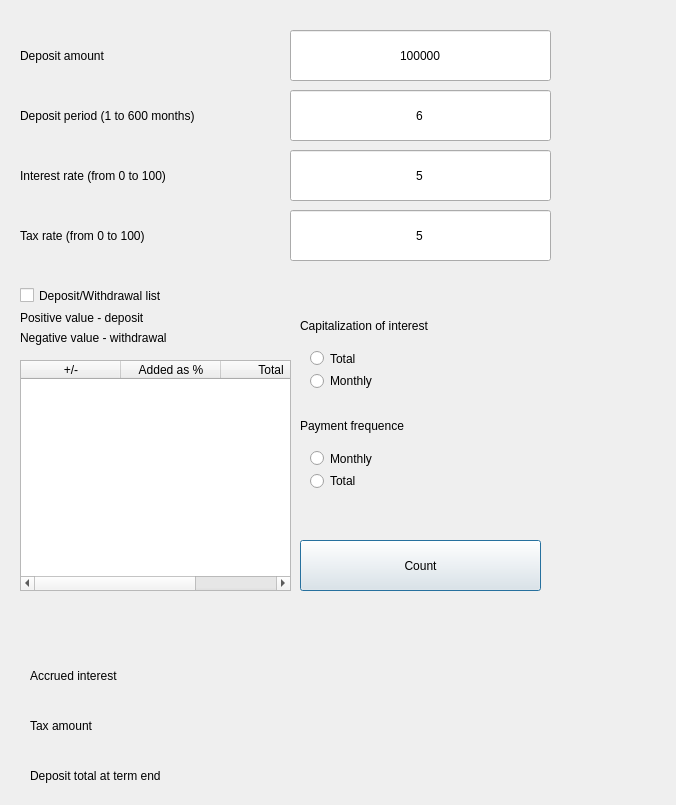
<?xml version="1.0" encoding="UTF-8"?>
<ui version="4.0">
 <class>deposit_calc</class>
 <widget class="QDialog" name="deposit_calc">
  <property name="geometry">
   <rect>
    <x>0</x>
    <y>0</y>
    <width>676</width>
    <height>805</height>
   </rect>
  </property>
  <property name="windowTitle">
   <string>Deposit Calc</string>
  </property>
  <widget class="QLabel" name="deposit_sum_label">
   <property name="geometry">
    <rect>
     <x>20</x>
     <y>40</y>
     <width>251</width>
     <height>31</height>
    </rect>
   </property>
   <property name="text">
    <string>Deposit amount</string>
   </property>
  </widget>
  <widget class="QLineEdit" name="deposit_sum">
   <property name="geometry">
    <rect>
     <x>290</x>
     <y>30</y>
     <width>261</width>
     <height>51</height>
    </rect>
   </property>
   <property name="text">
    <string>100000</string>
   </property>
   <property name="alignment">
    <set>Qt::AlignCenter</set>
   </property>
  </widget>
  <widget class="QLabel" name="deposit_sum_label_2">
   <property name="geometry">
    <rect>
     <x>20</x>
     <y>100</y>
     <width>241</width>
     <height>31</height>
    </rect>
   </property>
   <property name="text">
    <string>Deposit period (1 to 600 months)</string>
   </property>
  </widget>
  <widget class="QLineEdit" name="deposit_term">
   <property name="geometry">
    <rect>
     <x>290</x>
     <y>90</y>
     <width>261</width>
     <height>51</height>
    </rect>
   </property>
   <property name="text">
    <string>6</string>
   </property>
   <property name="alignment">
    <set>Qt::AlignCenter</set>
   </property>
  </widget>
  <widget class="QLineEdit" name="deposit_percent">
   <property name="geometry">
    <rect>
     <x>290</x>
     <y>150</y>
     <width>261</width>
     <height>51</height>
    </rect>
   </property>
   <property name="text">
    <string>5</string>
   </property>
   <property name="alignment">
    <set>Qt::AlignCenter</set>
   </property>
  </widget>
  <widget class="QLabel" name="deposit_sum_label_3">
   <property name="geometry">
    <rect>
     <x>20</x>
     <y>160</y>
     <width>231</width>
     <height>31</height>
    </rect>
   </property>
   <property name="text">
    <string>Interest rate (from 0 to 100)</string>
   </property>
  </widget>
  <widget class="QLabel" name="deposit_sum_label_4">
   <property name="geometry">
    <rect>
     <x>300</x>
     <y>310</y>
     <width>211</width>
     <height>31</height>
    </rect>
   </property>
   <property name="text">
    <string>Capitalization of interest</string>
   </property>
  </widget>
  <widget class="QLabel" name="deposit_sum_label_5">
   <property name="geometry">
    <rect>
     <x>300</x>
     <y>410</y>
     <width>211</width>
     <height>31</height>
    </rect>
   </property>
   <property name="text">
    <string>Payment frequence</string>
   </property>
  </widget>
  <widget class="QLabel" name="deposit_sum_label_6">
   <property name="geometry">
    <rect>
     <x>30</x>
     <y>660</y>
     <width>241</width>
     <height>31</height>
    </rect>
   </property>
   <property name="text">
    <string>Accrued interest</string>
   </property>
  </widget>
  <widget class="QLabel" name="interest_income">
   <property name="geometry">
    <rect>
     <x>270</x>
     <y>660</y>
     <width>251</width>
     <height>31</height>
    </rect>
   </property>
   <property name="styleSheet">
    <string notr="true"/>
   </property>
   <property name="text">
    <string/>
   </property>
   <property name="alignment">
    <set>Qt::AlignLeading|Qt::AlignLeft|Qt::AlignVCenter</set>
   </property>
  </widget>
  <widget class="QLabel" name="deposit_sum_label_7">
   <property name="geometry">
    <rect>
     <x>30</x>
     <y>710</y>
     <width>231</width>
     <height>31</height>
    </rect>
   </property>
   <property name="text">
    <string>Tax amount</string>
   </property>
  </widget>
  <widget class="QLabel" name="tax_sum">
   <property name="geometry">
    <rect>
     <x>270</x>
     <y>710</y>
     <width>251</width>
     <height>31</height>
    </rect>
   </property>
   <property name="styleSheet">
    <string notr="true"/>
   </property>
   <property name="text">
    <string/>
   </property>
   <property name="alignment">
    <set>Qt::AlignLeading|Qt::AlignLeft|Qt::AlignVCenter</set>
   </property>
  </widget>
  <widget class="QLabel" name="deposit_sum_label_8">
   <property name="geometry">
    <rect>
     <x>30</x>
     <y>760</y>
     <width>281</width>
     <height>31</height>
    </rect>
   </property>
   <property name="text">
    <string>Deposit total at term end</string>
   </property>
  </widget>
  <widget class="QLabel" name="total_deposit_sum">
   <property name="geometry">
    <rect>
     <x>270</x>
     <y>760</y>
     <width>251</width>
     <height>31</height>
    </rect>
   </property>
   <property name="text">
    <string/>
   </property>
  </widget>
  <widget class="QPushButton" name="pushButton">
   <property name="geometry">
    <rect>
     <x>300</x>
     <y>540</y>
     <width>241</width>
     <height>51</height>
    </rect>
   </property>
   <property name="text">
    <string>Count</string>
   </property>
  </widget>
  <widget class="QWidget" name="layoutWidget">
   <property name="geometry">
    <rect>
     <x>310</x>
     <y>350</y>
     <width>123</width>
     <height>39</height>
    </rect>
   </property>
   <layout class="QVBoxLayout" name="verticalLayout">
    <item>
     <widget class="QRadioButton" name="radioB_end_cap">
      <property name="text">
       <string>Total</string>
      </property>
     </widget>
    </item>
    <item>
     <widget class="QRadioButton" name="radioB_mon_cap">
      <property name="text">
       <string>Monthly</string>
      </property>
     </widget>
    </item>
   </layout>
  </widget>
  <widget class="QWidget" name="layoutWidget">
   <property name="geometry">
    <rect>
     <x>310</x>
     <y>450</y>
     <width>123</width>
     <height>39</height>
    </rect>
   </property>
   <layout class="QVBoxLayout" name="verticalLayout_2">
    <item>
     <widget class="QRadioButton" name="radioB_mon_pay">
      <property name="text">
       <string>Monthly</string>
      </property>
     </widget>
    </item>
    <item>
     <widget class="QRadioButton" name="radioB_end_pay">
      <property name="text">
       <string>Total</string>
      </property>
     </widget>
    </item>
   </layout>
  </widget>
  <widget class="QTableWidget" name="tableWidget">
   <property name="geometry">
    <rect>
     <x>20</x>
     <y>360</y>
     <!-- <width>211</width> -->
     <width>271</width>
     <height>231</height>
    </rect>
   </property>
   <column>
    <property name="text">
     <string>+/-</string>
    </property>
   </column>
   <column>
    <property name="text">
     <string>Added as %</string>
    </property>
   </column>
   <column>
    <property name="text">
     <string>Total</string>
    </property>
   </column>
  </widget>
  <widget class="QCheckBox" name="checkBox_add">
   <property name="geometry">
    <rect>
     <x>20</x>
     <y>280</y>
     <width>251</width>
     <height>31</height>
    </rect>
   </property>
   <property name="text">
   <string>Deposit/Withdrawal list</string>
   </property>
  </widget>
  <widget class="QLineEdit" name="tax_percent">
   <property name="geometry">
    <rect>
     <x>290</x>
     <y>210</y>
     <width>261</width>
     <height>51</height>
    </rect>
   </property>
   <property name="text">
    <string>5</string>
   </property>
   <property name="alignment">
    <set>Qt::AlignCenter</set>
   </property>
  </widget>
  <widget class="QLabel" name="deposit_sum_label_9">
   <property name="geometry">
    <rect>
     <x>20</x>
     <y>220</y>
     <width>221</width>
     <height>31</height>
    </rect>
   </property>
   <property name="text">
    <string>Tax rate (from 0 to 100)</string>
   </property>
  </widget>
  <widget class="QLabel" name="error_label">
   <property name="geometry">
    <rect>
     <x>120</x>
     <y>600</y>
     <width>341</width>
     <height>41</height>
    </rect>
   </property>
   <property name="styleSheet">
    <string notr="true">color: red;</string>
   </property>
   <property name="text">
    <string/>
   </property>
   <property name="alignment">
    <set>Qt::AlignCenter</set>
   </property>
  </widget>
  <widget class="QLabel" name="label">
   <property name="geometry">
    <rect>
     <x>20</x>
     <y>310</y>
     <width>261</width>
     <height>16</height>
    </rect>
   </property>
   <property name="text">
    <string>Positive value - deposit</string>
   </property>
  </widget>
  <widget class="QLabel" name="label_2">
   <property name="geometry">
    <rect>
     <x>20</x>
     <y>330</y>
     <width>261</width>
     <height>16</height>
    </rect>
   </property>
   <property name="text">
    <string>Negative value - withdrawal</string>
   </property>
  </widget>
 </widget>
 <resources/>
 <connections/>
</ui>
